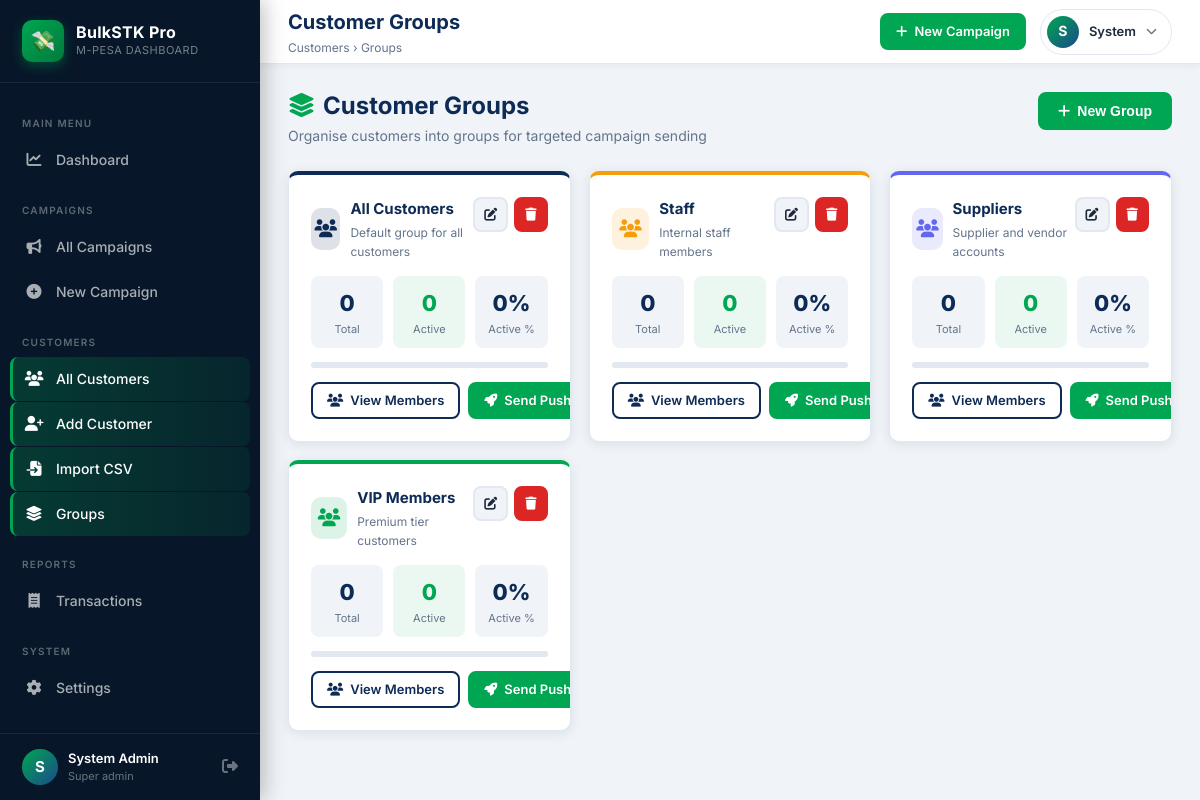
The app's page /customers/groups.php (signed in) with its own data.
### tables this page shows
CREATE TABLE IF NOT EXISTS customer_groups (
    id          INT UNSIGNED AUTO_INCREMENT PRIMARY KEY,
    name        VARCHAR(100)  NOT NULL UNIQUE,
    description VARCHAR(255)  DEFAULT NULL,
    color       VARCHAR(20)   NOT NULL DEFAULT '#00A651',
    created_at  DATETIME      NOT NULL DEFAULT CURRENT_TIMESTAMP
);

### includes/functions.php (called while the page is built, shortened)
<?php
require_once __DIR__ . '/db.php';
function e(string $str): string {
    return htmlspecialchars($str, ENT_QUOTES | ENT_HTML5, 'UTF-8');
}

### includes/db.php (called while the page is built, shortened)
<?php
class Database {
    private static ?PDO $instance = null;
    public static function getConnection(): PDO {
        if (self::$instance === null) {
            $dsn = sprintf(
                'mysql:host=%s;dbname=%s;charset=%s',
                DB_HOST, DB_NAME, DB_CHARSET
            );
            $options = [
                PDO::ATTR_ERRMODE            => PDO::ERRMODE_EXCEPTION,
                PDO::ATTR_DEFAULT_FETCH_MODE => PDO::FETCH_ASSOC,
                PDO::ATTR_EMULATE_PREPARES   => false,
                PDO::MYSQL_ATTR_INIT_COMMAND => "SET NAMES utf8mb4 COLLATE utf8mb4_unicode_ci",
            ];
            try {
                self::$instance = new PDO($dsn, DB_USER, DB_PASS, $options);
            } catch (PDOException $e) {
                error_log('DB Connection failed: ' . $e->getMessage());
                die(json_encode(['success' => false, 'message' => 'Database connection failed.']));
            }
        }
        return self::$instance;
    }
    public static function query(string $sql, array $params = []): PDOStatement {
        $stmt = self::getConnection()->prepare($sql);
        $stmt->execute($params);
        return $stmt;
    }
    public static function fetchAll(string $sql, array $params = []): array {
        return self::query($sql, $params)->fetchAll();
    }
}

### customers/groups.php (the view, shortened to what this page needs)
<?php
require_once __DIR__ . '/../includes/db.php';
require_once __DIR__ . '/../includes/functions.php';
$groups = Database::fetchAll("
    SELECT g.*,
           COUNT(c.id)        AS customer_count,
           SUM(c.status = 1)  AS active_count
    FROM customer_groups g
    LEFT JOIN customers c ON c.group_name = g.name
    GROUP BY g.id
    ORDER BY g.name ASC
");
$pageTitle    = 'Customer Groups';
$pageSubtitle = 'Customers &rsaquo; Groups';
require __DIR__ . '/../templates/header.php';
?>
<div class="page-header">
  <div style="display:flex;align-items:flex-start;justify-content:space-between;flex-wrap:wrap;gap:12px">
    <div>
      <h1><i class="fas fa-layer-group" style="color:var(--secondary);margin-right:8px"></i>Customer Groups</h1>
      <p>Organise customers into groups for targeted campaign sending</p>
    </div>
    <button class="btn btn-secondary" onclick="Modal.open('modal-create')">
      <i class="fas fa-plus"></i> New Group
    </button>
  </div>
</div>
<?php if (empty($groups)): ?>
  <div class="empty-state card" style="padding:60px">
    <div class="empty-icon"><i class="fas fa-layer-group"></i></div>
    <h3>No groups yet</h3>
    <p>Create groups to organise customers and target campaigns</p>
    <button class="btn btn-secondary" style="margin-top:16px" onclick="Modal.open('modal-create')">
      <i class="fas fa-plus"></i> Create First Group
    </button>
  </div>
<?php else: ?>
  <div style="display:grid;grid-template-columns:repeat(auto-fill,minmax(280px,1fr));gap:18px;margin-bottom:28px">
    <?php foreach ($groups as $g):
      $pct = $g['customer_count'] > 0 ? round(($g['active_count'] / $g['customer_count']) * 100) : 0;
    ?>
      <div class="card" style="border-top:4px solid <?= e($g['color']) ?>">
        <div class="card-body">
          <div style="display:flex;align-items:flex-start;justify-content:space-between;margin-bottom:14px">
            <div style="display:flex;align-items:center;gap:10px">
              <div style="width:42px;height:42px;border-radius:10px;background:<?= e($g['color']) ?>22;display:flex;align-items:center;justify-content:center">
                <i class="fas fa-users" style="color:<?= e($g['color']) ?>;font-size:18px"></i>
              </div>
              <div>
                <div style="font-weight:700;font-size:15px;color:var(--primary)"><?= e($g['name']) ?></div>
                <?php if ($g['description']): ?>
                  <div style="font-size:12px;color:var(--text-muted);margin-top:2px"><?= e($g['description']) ?></div>
                <?php endif; ?>
              </div>
            </div>
            <div style="display:flex;gap:6px">
              <a href="?edit=<?= $g['id'] ?>" class="btn btn-light btn-sm btn-icon" title="Edit">
                <i class="fas fa-edit"></i>
              </a>
              <form method="POST" style="display:inline"
                    onsubmit="return confirm('Delete group \'<?= e(addslashes($g['name'])) ?>\'? Customers will be unassigned but not deleted.')">
                <button type="submit" class="btn btn-danger btn-sm btn-icon" title="Delete">
                  <i class="fas fa-trash"></i>
                </button>
              </form>
            </div>
          </div>
          <div style="display:flex;gap:10px;margin-bottom:14px">
            <div style="flex:1;text-align:center;background:var(--bg);border-radius:8px;padding:10px">
              <div style="font-size:22px;font-weight:800;color:var(--primary)"><?= number_format($g['customer_count']) ?></div>
              <div style="font-size:11px;color:var(--text-muted)">Total</div>
            </div>
            <div style="flex:1;text-align:center;background:rgba(0,166,81,0.08);border-radius:8px;padding:10px">
              <div style="font-size:22px;font-weight:800;color:var(--success)"><?= number_format($g['active_count']) ?></div>
              <div style="font-size:11px;color:var(--text-muted)">Active</div>
            </div>
            <div style="flex:1;text-align:center;background:var(--bg);border-radius:8px;padding:10px">
              <div style="font-size:22px;font-weight:800;color:var(--primary)"><?= $pct ?>%</div>
              <div style="font-size:11px;color:var(--text-muted)">Active %</div>
            </div>
          </div>
          <div class="progress progress-sm" style="margin-bottom:14px">
          </div>
          <div style="display:flex;gap:8px">
            <a href="<?= APP_URL ?>/customers/index.php?group=<?= urlencode($g['name']) ?>"
               class="btn btn-outline-primary btn-sm" style="flex:1;justify-content:center">
              <i class="fas fa-users"></i> View Members
            </a>
            <a href="<?= APP_URL ?>/campaigns/create.php?group=<?= urlencode($g['name']) ?>"
               class="btn btn-secondary btn-sm" style="flex:1;justify-content:center">
              <i class="fas fa-rocket"></i> Send Push
            </a>
          </div>
        </div>
      </div>
    <?php endforeach; ?>
  </div>
<?php endif; ?>
<?php require __DIR__ . '/../templates/footer.php'; ?>

### templates/header.php (shortened to what this page needs)
<?php
$currentPage = basename($_SERVER['PHP_SELF'], '.php');
$currentDir  = basename(dirname($_SERVER['PHP_SELF']));
function isActive(string $page, string $dir = ''): string {
    global $currentPage, $currentDir;
    if ($dir && $currentDir === $dir) return ' active';
    return '';
}
$pageTitle    = $pageTitle ?? 'Dashboard';
$pageSubtitle = $pageSubtitle ?? '';
?>
<!DOCTYPE html>
<html lang="en">
<head>
  <link rel="stylesheet" href="https://cdnjs.cloudflare.com/ajax/libs/font-awesome/6.5.0/css/all.min.css"/>
  <link rel="stylesheet" href="<?= APP_URL ?>/assets/css/style.css"/>
</head>
<body>
<div class="app-wrapper">
<aside class="sidebar" id="sidebar">
  <a href="<?= APP_URL ?>/dashboard.php" class="sidebar-brand">
    <div class="brand-icon">💸</div>
    <div class="brand-text">
      <div class="app-name"><?= e(APP_NAME) ?></div>
      <div class="app-sub">M-Pesa Dashboard</div>
    </div>
  </a>
  <nav class="sidebar-nav">
    <div class="nav-section-title">Main Menu</div>
    <div class="nav-item">
      <a href="<?= APP_URL ?>/dashboard.php" class="nav-link<?= isActive('dashboard') ?>">
        <span class="nav-icon"><i class="fas fa-chart-line"></i></span>
        Dashboard
      </a>
    </div>
    <div class="nav-section-title">Campaigns</div>
    <div class="nav-item">
      <a href="<?= APP_URL ?>/campaigns/index.php" class="nav-link<?= isActive('index','campaigns') ?>">
        <span class="nav-icon"><i class="fas fa-bullhorn"></i></span>
        All Campaigns
      </a>
    </div>
    <div class="nav-item">
      <a href="<?= APP_URL ?>/campaigns/create.php" class="nav-link<?= isActive('create','campaigns') ?>">
        <span class="nav-icon"><i class="fas fa-plus-circle"></i></span>
        New Campaign
      </a>
    </div>
    <div class="nav-section-title">Customers</div>
    <div class="nav-item">
      <a href="<?= APP_URL ?>/customers/index.php" class="nav-link<?= isActive('index','customers') ?>">
        <span class="nav-icon"><i class="fas fa-users"></i></span>
        All Customers
      </a>
    </div>
    <div class="nav-item">
      <a href="<?= APP_URL ?>/customers/add.php" class="nav-link<?= isActive('add','customers') ?>">
        <span class="nav-icon"><i class="fas fa-user-plus"></i></span>
        Add Customer
      </a>
    </div>
    <div class="nav-item">
      <a href="<?= APP_URL ?>/customers/import.php" class="nav-link<?= isActive('import','customers') ?>">
        <span class="nav-icon"><i class="fas fa-file-import"></i></span>
        Import CSV
      </a>
    </div>
    <div class="nav-item">
      <a href="<?= APP_URL ?>/customers/groups.php" class="nav-link<?= isActive('groups','customers') ?>">
        <span class="nav-icon"><i class="fas fa-layer-group"></i></span>
        Groups
      </a>
    </div>
    <div class="nav-section-title">Reports</div>
    <div class="nav-item">
      <a href="<?= APP_URL ?>/transactions/index.php" class="nav-link<?= isActive('index','transactions') ?>">
        <span class="nav-icon"><i class="fas fa-receipt"></i></span>
        Transactions
      </a>
    </div>
    <div class="nav-section-title">System</div>
    <div class="nav-item">
      <a href="<?= APP_URL ?>/settings/index.php" class="nav-link<?= isActive('index','settings') ?>">
        <span class="nav-icon"><i class="fas fa-cog"></i></span>
        Settings
      </a>
    </div>
  </nav>
  <div class="sidebar-footer">
    <div class="sidebar-user">
      <div class="user-avatar"><?= strtoupper(substr($_SESSION['user_name'] ?? 'A', 0, 1)) ?></div>
      <div class="user-info">
        <div class="user-name"><?= e($_SESSION['user_name'] ?? 'Admin') ?></div>
        <div class="user-role"><?= ucfirst(str_replace('_', ' ', $_SESSION['user_role'] ?? 'admin')) ?></div>
      </div>
      <a href="<?= APP_URL ?>/logout.php" title="Logout" style="color:rgba(255,255,255,0.4);font-size:16px;margin-left:auto">
        <i class="fas fa-sign-out-alt"></i>
      </a>
    </div>
  </div>
</aside>
<div class="main-content">
  <header class="topbar">
    <div class="topbar-left">
      <div>
        <div class="topbar-title"><?= e($pageTitle) ?></div>
        <?php if ($pageSubtitle): ?>
          <div class="topbar-breadcrumb"><?= $pageSubtitle ?></div>
        <?php endif; ?>
      </div>
    </div>
    <div class="topbar-right">
      <a href="<?= APP_URL ?>/campaigns/create.php" class="btn btn-secondary btn-sm">
        <i class="fas fa-plus"></i> New Campaign
      </a>
      <div class="topbar-user" onclick="window.location='<?= APP_URL ?>/settings/index.php'">
        <div class="avatar"><?= strtoupper(substr($_SESSION['user_name'] ?? 'A', 0, 1)) ?></div>
        <span style="font-size:13px;font-weight:600;color:var(--text)"><?= e(explode(' ', $_SESSION['user_name'] ?? 'Admin')[0]) ?></span>
        <i class="fas fa-chevron-down" style="font-size:11px;color:var(--text-muted)"></i>
      </div>
    </div>
  </header>
  <div class="page-content">

### templates/footer.php (shortened to what this page needs)
  </div>
</div>
</div>
</body>
</html>

### records on screen
customer_groups: name "All Customers", description "Default group for all customers", customer_count "0", active_count "0", pct "0"
customer_groups: name "Staff", description "Internal staff members", customer_count "0", active_count "0", pct "0"
customer_groups: name "Suppliers", description "Supplier and vendor accounts", customer_count "0", active_count "0", pct "0"
customer_groups: name "VIP Members", description "Premium tier customers", customer_count "0", active_count "0", pct "0"

### other values on screen
APP_NAME "BulkSTK Pro"
substr($_SESSION['user_name'] ?? 'A', 0, 1) "S"
$_SESSION['user_name'] "System Admin"
str_replace('_', ' ', $_SESSION['user_role'] ?? 'admin') "Super admin"
$pageTitle "Customer Groups"
$pageSubtitle "Customers › Groups"
explode(' ', $_SESSION['user_name'] ?? 'Admin')[0] "System"
